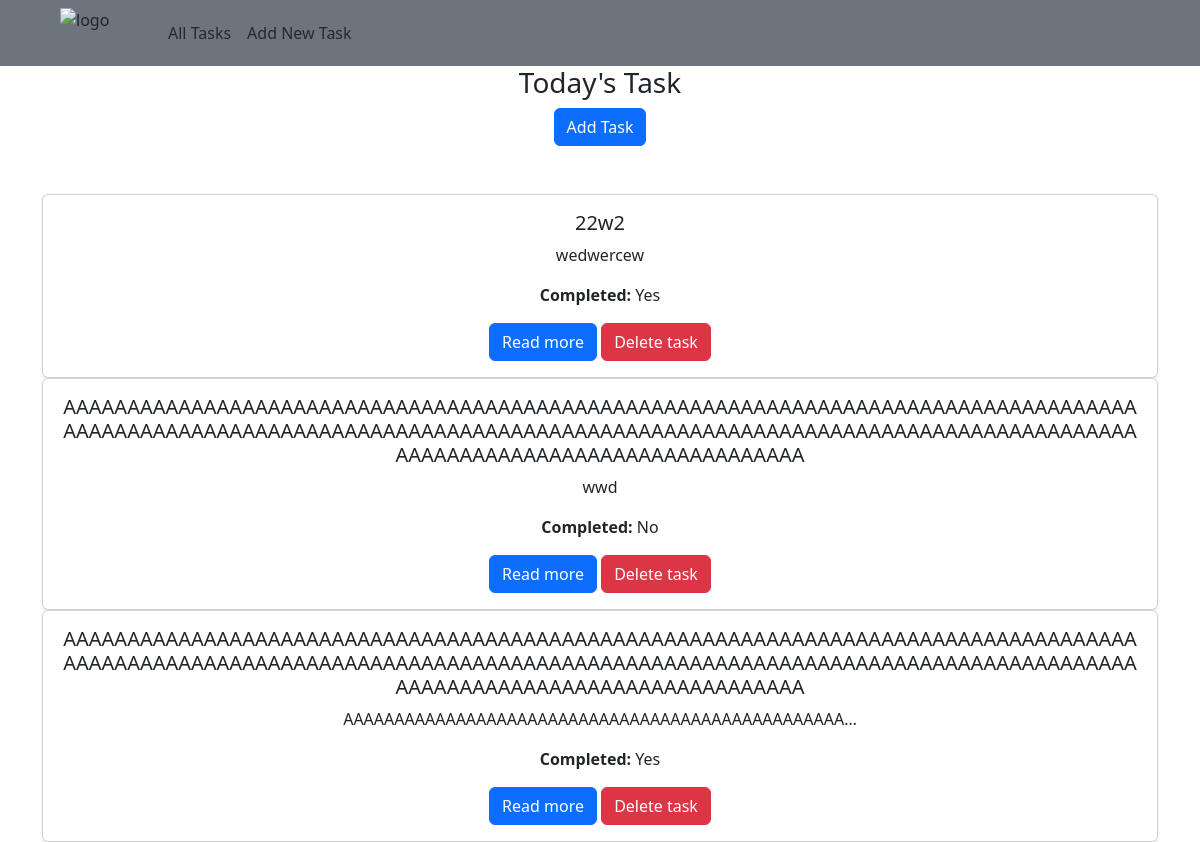
The page / on the database its author committed.
### task_manager/models.py (models this page shows)
class Task(models.Model):
    title = models.CharField(max_length=200)
    description = models.TextField()
    efforts = models.IntegerField(default=2)
    completed = models.BooleanField(default=False)
    created_at = models.DateTimeField(auto_now_add=True)

### task_manager/views.py (the view)
# urls.py: path('', TaskListView.as_view(), name='task_list'),
class TaskListView(ListView):
    model = Task
    template_name = 'task_list.html'
    context_object_name = 'tasks'

### task_manager/templates/task_list.html
{% extends 'base.html' %}
{% block content %}
<div style="text-align: center;">
    <h3>Today's Task</h3>
    <a class="btn btn-primary mb-5" href="{% url 'task_create' %}">Add Task</a>
      {% for task in tasks %}
      <div class="card shadow-sm col">
        <div class="card-body">
          <h5 class="card-title">{{ task.title }}</h5>
          <p class="card-text">{{ task.description|truncatechars:50 }}</p>
          <p>
            <strong>Completed:</strong>
            {% if task.completed %}Yes{% else %}No{% endif %}
          </p>
          <a href="{% url 'task_detail' task.pk %}" class="btn btn-primary">
            Read more
          </a>
          <a class="btn btn-danger" href="{% url 'task_delete' task.pk %}">
            Delete task
          </a>
        </div>
      </div>
        {% empty %}
          <h3>No tasks yet.</h3>
          <a class="btn btn-primary" href="{% url 'task_create' %}">Add Task</a>
      {% endfor %}
</div>
{% endblock %}

### task_manager/templates/base.html (shortened to what this page needs)
<!DOCTYPE html>
<html lang="en">
<head>
    <link href="https://cdn.jsdelivr.net/npm/bootstrap@5.3.2/dist/css/bootstrap.min.css" rel="stylesheet">
</head>
<body bg-light>
    <nav class="navbar navbar-expand-lg bg-secondary">
        <div class="container-fluid mx-5">
            <img src="https://upload.wikimedia.org/wikipedia/commons/8/86/Festo_logo.svg" alt="logo" height="50" width="100">
          <div class="collapse navbar-collapse" id="navbarNav">
            <ul class="navbar-nav">
                <li class="nav-item active">
                    <a class="nav-link" href="{% url 'task_list' %}">All Tasks</a>
                </li>
                <li class="nav-item">
                    <a class="nav-link" href="{% url 'task_create' %}">Add New Task</a>
                </li>
            </ul>
          </div>
        </div>
      </nav>
    <div class="container">
        {% block content %}{% endblock content %}
    </div>
    </body>
</html>

### rows shown on the page
Task: title "22w2", description "wedwercew", completed "Yes"
Task: title "AAAAAAAAAAAAAAAAAAAAAAAAAAAAAAAAAAAAAAAAAAAAAAAAAAAAAAAAAAAAAAAAAAAAAAAAAAAAAAAAAAAAAAAAAAAAAAAAAAAAAAAAAAAAAAAAAAAAAAAAAAAAAAAAAAAAAAAAAAAAAAAAAAAAAAAAAAAAAAAAAAAAAAAAAAAAAAAAAAAAAAAAAAAAAAAAAAAAAAAA", description "wwd", completed "No"
Task: title "AAAAAAAAAAAAAAAAAAAAAAAAAAAAAAAAAAAAAAAAAAAAAAAAAAAAAAAAAAAAAAAAAAAAAAAAAAAAAAAAAAAAAAAAAAAAAAAAAAAAAAAAAAAAAAAAAAAAAAAAAAAAAAAAAAAAAAAAAAAAAAAAAAAAAAAAAAAAAAAAAAAAAAAAAAAAAAAAAAAAAAAAAAAAAAAAAAAAAAAA", description "AAAAAAAAAAAAAAAAAAAAAAAAAAAAAAAAAAAAAAAAAAAAAAAAA…", completed "Yes"
